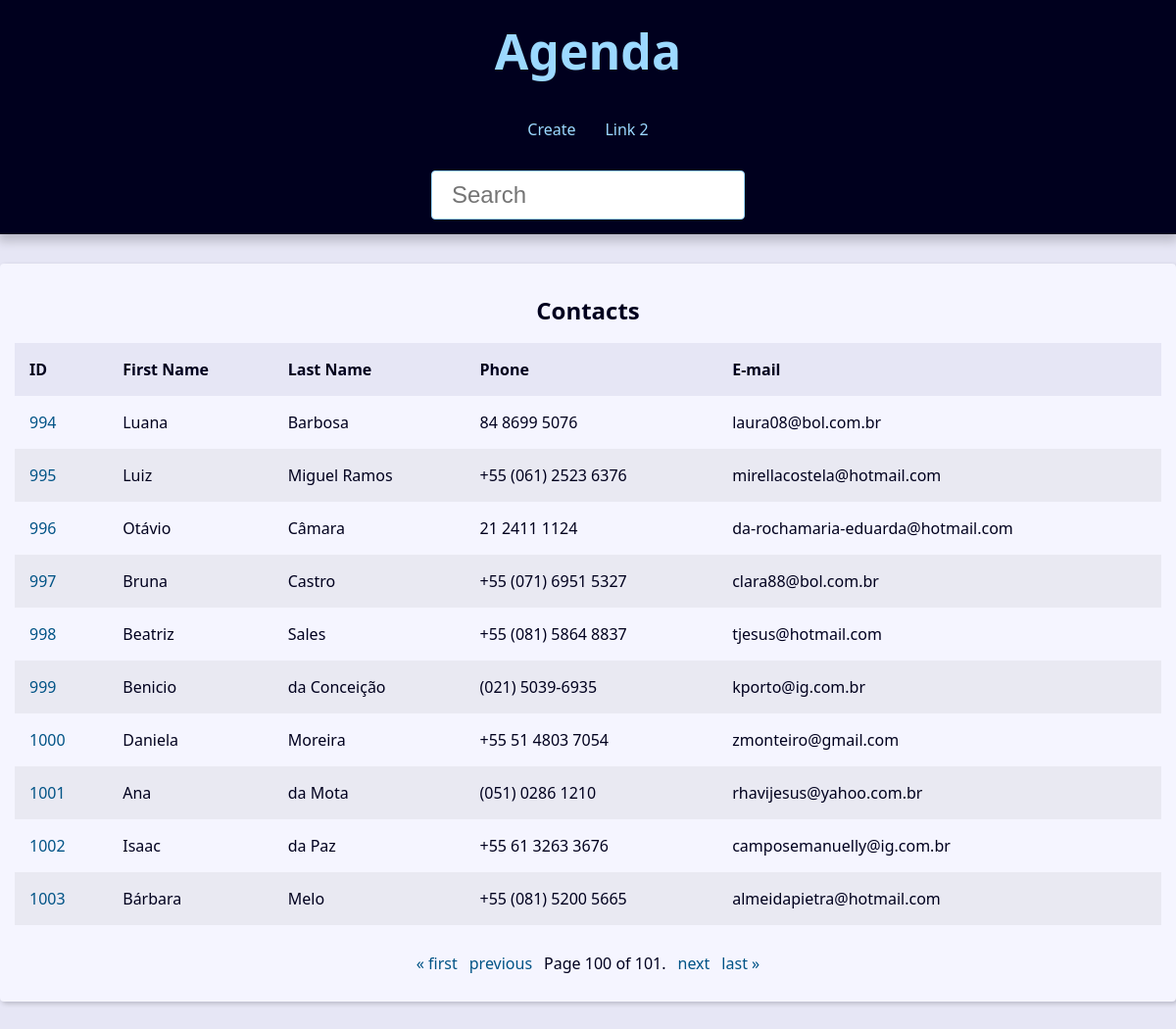
Page /?page=100&q= on the committed database.
### contact/models.py (models this page shows, shortened)
class Contact(models.Model):
    first_name = models.CharField(max_length=50)
    last_name = models.CharField(max_length=50)
    phone = models.CharField(max_length=50)
    email = models.EmailField(max_length=254, blank=True)
    created_date = models.DateTimeField(default=timezone.now)
    description = models.TextField(blank=True)
    show = models.BooleanField(default=True)
    picture = models.ImageField(blank=True, upload_to='picture/%Y/%m/')
    category = models.ForeignKey(Category, on_delete=models.SET_NULL, blank=True, null=True)
    owner =  models.ForeignKey(User, on_delete=models.SET_NULL, blank=True, null=True)

### contact/views/contact_views.py (the view)
# urls.py: path('', views.index, name='index'),# type:ignore
def index(request):
    contacts = Contact.objects.all().filter(show=True).order_by('id')
    paginator = Paginator(contacts, 10)
    page_number = request.GET.get("page")
    page_obj = paginator.get_page(page_number)
    context = {
        'page_obj': page_obj,
        'site_title':'Contatos - '
    }
    return render(request,'contact/index.html', context )

### contact/templates/contact/index.html
{% extends "global/base.html" %}
{% block content %}
{% if page_obj %}
<div class="responsive-table">
    <table class="contacts-table">
    <caption class="table-caption">
        Contacts
    </caption>
    <thead>
        <tr class="table-row table-row-header">
            <th class="table-header">ID</th>
            <th class="table-header">First Name</th>
            <th class="table-header">Last Name</th>
            <th class="table-header">Phone</th>
            <th class="table-header">E-mail</th>
        </tr>
    </thead>
    <tbody>
        {% for contact in page_obj%}
        <tr class="table-row">
            <td class="table-cel">
                <a class="table-link" href="{% url "contact:contact" contact.id %}">
                    {{contact.id}}
                </a>
            </td>
            <td class="table-cel">
                {{contact.first_name}}
            </td>
            <td class="table-cel">
                {{contact.last_name}}
            </td>
            <td class="table-cel">
                {{contact.phone}}
            </td>
            <td class="table-cel">
                {{contact.email}}
            </td>
        </tr>
        {% endfor %}
    </tbody>
</table>
</div>
{% else %}
<div class="single-contact">
    <h1 class="single-contact-name">
        Nenhum contato encontrado.
    </h1>
</div>
{% endif %}
{% endblock content %}

### base_static/global/css/style.css (style rules this page uses)
:root { --spacing: 1.5rem; --link-dark-color: rgb(0, 83, 134); --link-light-color: rgb(156, 217, 255); --clr-white: rgb(245, 245, 255); --clr-black: rgb(0, 0, 30); --clr-light-gray: rgb(230, 230, 245); --clr-dark-shadow-5: rgba(0, 0, 10, 5%); --clr-dark-shadow-10: rgba(0, 0, 10, 10%); --clr-dark-shadow-20: rgba(0, 0, 10, 20%); --clr-light-shadow-5: rgba(200, 200, 255, 5%); --clr-light-shadow-10: rgba(200, 200, 255, 10%); --clr-light-shadow-20: rgba(200, 200, 255, 20%); --main-page-width: 120rem; --table-min-width: 60rem; --biggest-font-size: 5rem; --bigger-font-size: 4rem; --big-font-size: 3.2rem; --medium-font-size: 2.4rem; --small-font-size: 1.6rem; --smaller-font-size: 1.4rem; --smallest-font-size: 1.2rem; --transition-fast: 300ms; --transition-medium: 600ms; --transition-slow: 1s; --default-border-radius: 4px; }
*, *::before, *::after { margin: 0; padding: 0; box-sizing: border-box; }
html { font-size: 62.5%; }
body { font-family: system-ui, -apple-system, BlinkMacSystemFont, 'Segoe UI', Roboto, Oxygen, Ubuntu, Cantarell, 'Open Sans', 'Helvetica Neue', sans-serif; line-height: 1.5; font-size: var(--small-font-size); color: var(--clr-black); -webkit-font-smoothing: antialiased; background: var(--clr-light-gray); }
.responsive-table { width: 100%; overflow-x: auto; }
.contacts-table { width: 100%; min-width: var(--table-min-width); border-collapse: collapse; }
.table-caption { font-size: var(--medium-font-size); font-weight: bold; padding: var(--spacing); }
.table-row { text-align: left; text-overflow: ellipsis; transition: background-color var(--transition-fast) ease-in-out; }
.table-row:nth-of-type(2n) { background: var(--clr-dark-shadow-5); }
.table-row-header { background: var(--clr-light-gray); color: var(--clr-black); }
.table-cel, .table-header { padding: var(--spacing); }
.table-link { color: var(--link-dark-color); transition: color var(--transition-fast) ease-in-out; text-decoration: none; }

### rows in the picture
Contact: id "994", first_name "Luana", last_name "Barbosa", phone "84 8699 5076", email "laura08@bol.com.br"
Contact: id "995", first_name "Luiz", last_name "Miguel Ramos", phone "+55 (061) 2523 6376", email "mirellacostela@hotmail.com"
Contact: id "996", first_name "Otávio", last_name "Câmara", phone "21 2411 1124", email "da-rochamaria-eduarda@hotmail.com"
Contact: id "997", first_name "Bruna", last_name "Castro", phone "+55 (071) 6951 5327", email "clara88@bol.com.br"
Contact: id "998", first_name "Beatriz", last_name "Sales", phone "+55 (081) 5864 8837", email "tjesus@hotmail.com"
Contact: id "999", first_name "Benicio", last_name "da Conceição", phone "(021) 5039-6935", email "kporto@ig.com.br"
Contact: id "1000", first_name "Daniela", last_name "Moreira", phone "+55 51 4803 7054", email "zmonteiro@gmail.com"
Contact: id "1001", first_name "Ana", last_name "da Mota", phone "(051) 0286 1210", email "rhavijesus@yahoo.com.br"
Contact: id "1002", first_name "Isaac", last_name "da Paz", phone "+55 61 3263 3676", email "camposemanuelly@ig.com.br"
Contact: id "1003", first_name "Bárbara", last_name "Melo", phone "+55 (081) 5200 5665", email "almeidapietra@hotmail.com"

### other values in the picture
{{ page_obj.number }} "100"
{{ page_obj.paginator.num_pages }} "101"
